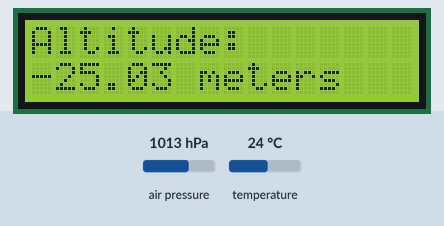
A sketch run on a simulated Arduino Uno, built with avr-gcc and run on an emulated ATmega328P. On the bench: 16×2 character LCD. The test bench sets the inputs (shaded band); at power-on: temperature 24 °C, air pressure 1013 hPa.

Above: at 6.2 s.
6.3 s: temperature set to 12 °C
At 15.7 s:
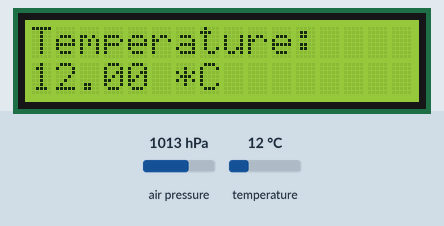
16.5 s: air pressure set to 952 hPa
At 26.0 s:
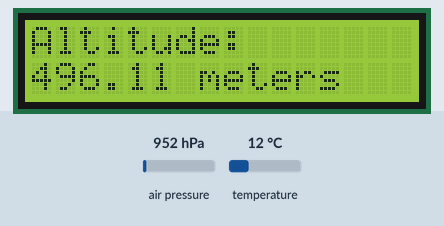
26.5 s: temperature set to 19 °C
At 36.3 s:
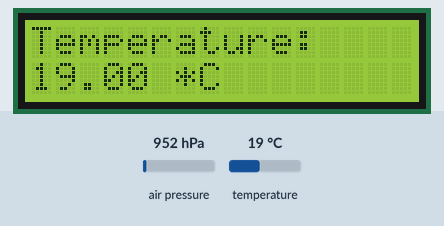
36.6 s: air pressure set to 975 hPa
At 45.6 s:
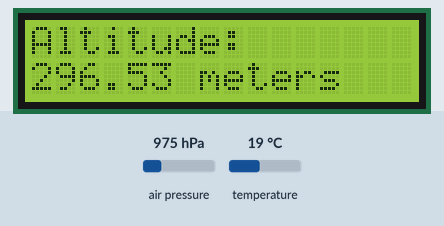
Timing chart, 0 to 47.1 s (numbered marks = the images above; inputs shaded):
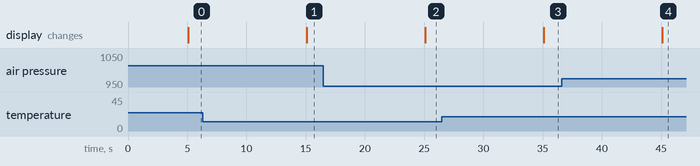

The sketch:

altimeter.ino
```cpp
/*
 * Author: Tharny Elilvannan
 * Last Updated: October 17, 2024
 * Purpose: Gives user the altittude and temperature in Celsius, measured every 10 seconds.
 */

#include <Adafruit_BMP085.h>
#include <LiquidCrystal.h>

// initiate barometric pressure sensor
Adafruit_BMP085 bmps;
LiquidCrystal lcd(12, 11, 5, 4, 3, 2);

// must be updated and reuploaded frequently
float seaLevelPressure = 101000;

// setup runs once
void setup() {

  // initializes how big LCD screen is
  lcd.begin(16, 2);

  lcd.display();

  lcd.print("Initializing...");

  delay(5000);

  lcd.clear();

  if (bmps.begin() != true) {
    lcd.println("Error.");
  } // end of if statement

} // end of setup function

// loop runs repeatedly
void loop() {

  lcd.setCursor(0, 0);

  lcd.print("Altitude: ");
  lcd.setCursor(0, 1);
  lcd.print(bmps.readAltitude(seaLevelPressure));
  lcd.println(" meters        ");
  delay(10000);
  lcd.clear();

  lcd.print("Temperature: ");
  lcd.setCursor(0, 1);
  lcd.print(bmps.readTemperature());
  lcd.println(" *C        ");
  delay(10000);
  lcd.clear();

} // end of loop function
```

Measured:
- after the input at 6.3 s, the display: changes after 8.8 s (image 1)
- after the input at 26.5 s, the display: changes after 8.6 s (image 3)
